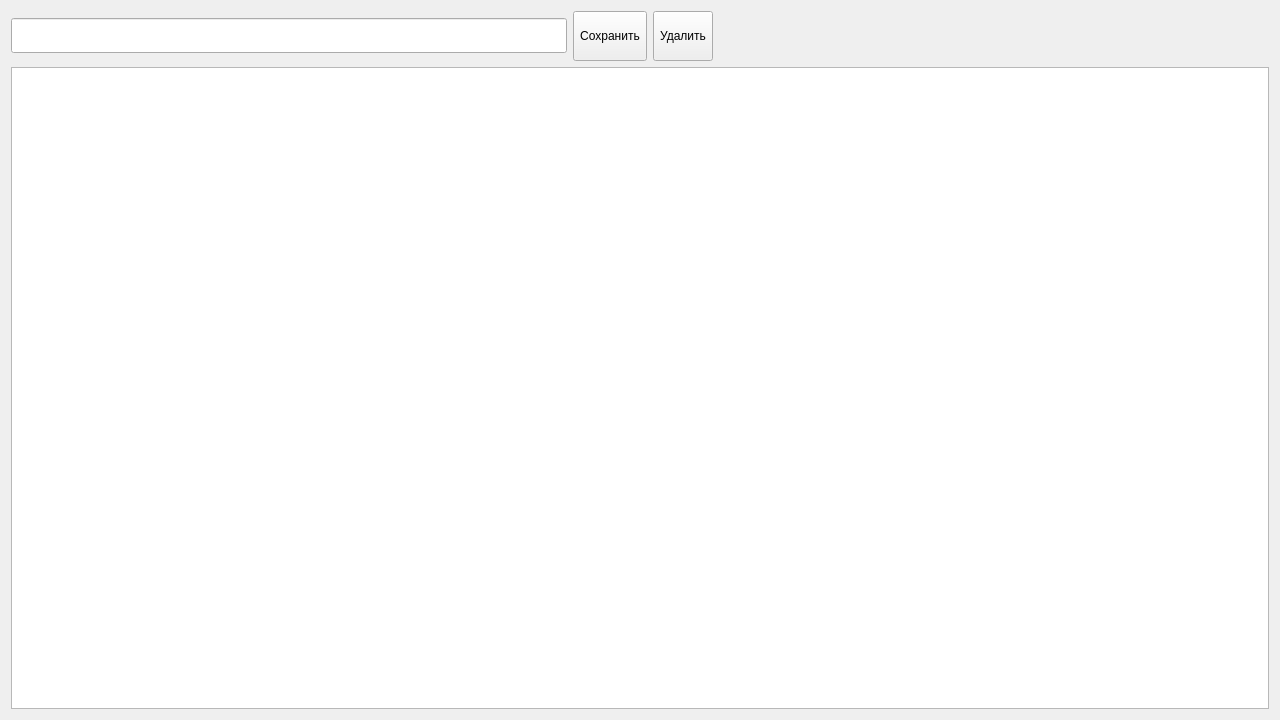
<?xml version="1.0" encoding="UTF-8"?>
<ui version="4.0">
 <class>DreamEditor</class>
 <widget class="QWidget" name="DreamEditor">
  <property name="geometry">
   <rect>
    <x>0</x>
    <y>0</y>
    <width>1280</width>
    <height>720</height>
   </rect>
  </property>
  <property name="windowTitle">
   <string>Form</string>
  </property>
  <layout class="QVBoxLayout" name="verticalLayout">
   <item>
    <layout class="QHBoxLayout" name="horizontalLayout">
     <item>
      <widget class="QLineEdit" name="lineName">
       <property name="minimumSize">
        <size>
         <width>300</width>
         <height>35</height>
        </size>
       </property>
      </widget>
     </item>
     <item>
      <widget class="QToolButton" name="buttSave">
       <property name="minimumSize">
        <size>
         <width>50</width>
         <height>50</height>
        </size>
       </property>
       <property name="text">
        <string>Сохранить</string>
       </property>
       <property name="icon">
        <iconset resource="icons.qrc">
         <normaloff>:/icon/icons/save.png</normaloff>:/icon/icons/save.png</iconset>
       </property>
       <property name="iconSize">
        <size>
         <width>30</width>
         <height>30</height>
        </size>
       </property>
      </widget>
     </item>
     <item>
      <widget class="QToolButton" name="buttDel">
       <property name="minimumSize">
        <size>
         <width>50</width>
         <height>50</height>
        </size>
       </property>
       <property name="text">
        <string>Удалить</string>
       </property>
       <property name="icon">
        <iconset resource="icons.qrc">
         <normaloff>:/icon/icons/delete.png</normaloff>:/icon/icons/delete.png</iconset>
       </property>
       <property name="iconSize">
        <size>
         <width>30</width>
         <height>30</height>
        </size>
       </property>
      </widget>
     </item>
     <item>
      <spacer name="horizontalSpacer">
       <property name="orientation">
        <enum>Qt::Horizontal</enum>
       </property>
       <property name="sizeHint" stdset="0">
        <size>
         <width>40</width>
         <height>20</height>
        </size>
       </property>
      </spacer>
     </item>
    </layout>
   </item>
   <item>
    <widget class="QTextEdit" name="dreamEdit">
     <property name="html">
      <string>&lt;!DOCTYPE HTML PUBLIC &quot;-//W3C//DTD HTML 4.0//EN&quot; &quot;http://www.w3.org/TR/REC-html40/strict.dtd&quot;&gt;
&lt;html&gt;&lt;head&gt;&lt;meta name=&quot;qrichtext&quot; content=&quot;1&quot; /&gt;&lt;style type=&quot;text/css&quot;&gt;
p, li { white-space: pre-wrap; }
&lt;/style&gt;&lt;/head&gt;&lt;body style=&quot; font-family:'MS Shell Dlg 2'; font-size:8.25pt; font-weight:400; font-style:normal;&quot;&gt;
&lt;p style=&quot;-qt-paragraph-type:empty; margin-top:0px; margin-bottom:0px; margin-left:0px; margin-right:0px; -qt-block-indent:0; text-indent:0px; font-size:16pt;&quot;&gt;&lt;br /&gt;&lt;/p&gt;&lt;/body&gt;&lt;/html&gt;</string>
     </property>
    </widget>
   </item>
  </layout>
 </widget>
 <resources>
  <include location="icons.qrc"/>
 </resources>
 <connections/>
</ui>
